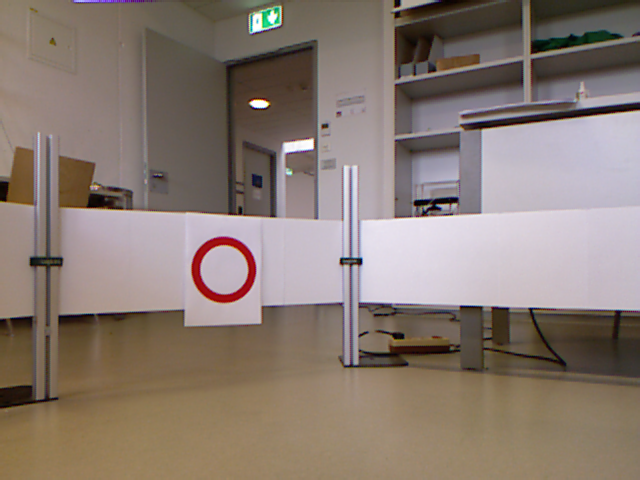
#> input picture workspaces/introduction-to-ROS/src/exercise5/imgs/live_err3.png, 640 x 480 px
$ python detect_ellipse.py   (older library calls are emulated)
#> lines starting #> are read from the running program, lines starting #| are printed output that depends on the picture; after the words box and inside, x2 and y2 are one past the last pixel; in counts of white or black regions, pixels touching at a corner belong together; long printed decimals are rounded
#!/usr/bin/env python

import cv2
import numpy as np
from matplotlib import pyplot as plt

# Load image
img = cv2.imread('../imgs/live_err3.png', 1)
#> img is the input picture: shape (480, 640, 3); mean B, G, R 114.1, 122.9, 137
img_original = img.copy()

# Tranform image to grayscale
img = cv2.cvtColor(img, cv2.COLOR_BGR2GRAY)
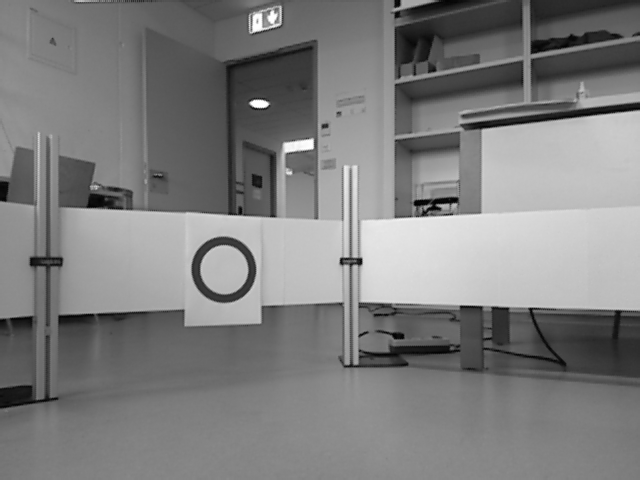
#> img: shape (480, 640); min 1, max 254, mean 126.1

# Show grayscale image
cv2.imshow("Image window", img)
cv2.waitKey(0)

# [5 lines of commented-out code are left out]

upper, _ = cv2.threshold(img, 0, 255, cv2.THRESH_BINARY + cv2.THRESH_OTSU)
#> upper = 145
lower = 0.5 * upper
#> lower = 72.5

print("lower: {0}".format(lower))
#| lower: 72.5
print("upper: {0}".format(upper))
#| upper: 145.0

# Find edges with canny
edges = cv2.Canny(img, lower, upper)
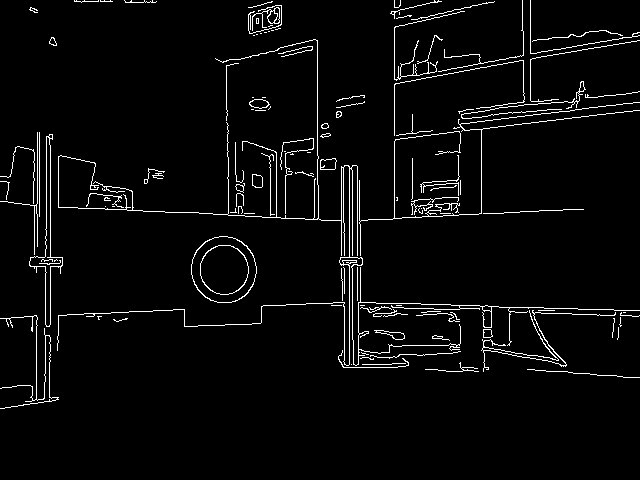
#> edges: shape (480, 640); 3.6% white in thin lines or dots, all inside (x1, y1, x2, y2) = (0, 0, 640, 409)

# Show edges
cv2.imshow("Image window", edges)
cv2.waitKey(0)

# Extract contours
img2, contours, hierarchy = cv2.findContours(edges, cv2.RETR_LIST, cv2.CHAIN_APPROX_SIMPLE)
#> contours = 147 contours, 108 with area under 20; largest, box (x1, y1, x2, y2) and area: (191, 236, 257, 303) 3390, (191, 236, 257, 303) 3334, (200, 245, 249, 295) 1878, (200, 245, 249, 295) 1838, (29, 134, 63, 327) 1103

# Draw contours
cv2.drawContours(img_original, contours, -1, (255, 0, 0), 3)
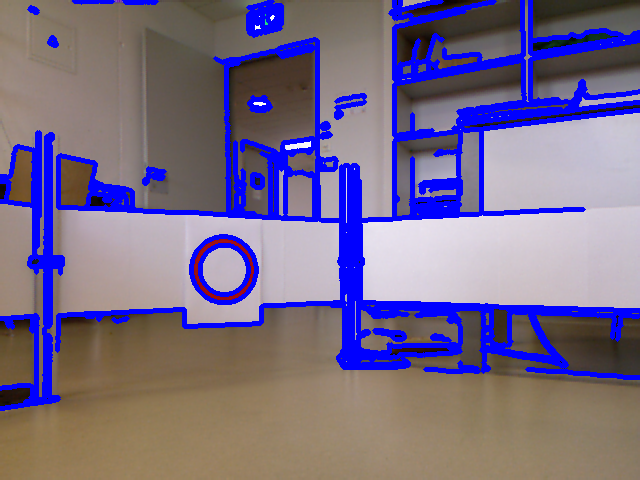
#> img_original: shape (480, 640, 3); 15.6% of pixels changed, all inside (x1, y1, x2, y2) = (0, 0, 640, 411)

# Show contours
cv2.imshow("Image window", img_original)
cv2.waitKey(0)

# Fit elipses to all extracted contours
elps = []
for cnt in contours:
    # Threshold for size of ellipses (number of pixels in contour)
    if cnt.shape[0] >= 50:
        # Checking contour ratio
        x,y,w,h = cv2.boundingRect(cnt)
        aspect_ratio = min(float(w)/h, float(h)/w)

        if(aspect_ratio > 0.9):
            ellipse = cv2.fitEllipse(cnt)
            elps.append(ellipse)
            cv2.ellipse(img, ellipse, (0, 255, 0))
            print(aspect_ratio)
#> this loop made 147 passes
#> (x, y, w, h, aspect_ratio, ellipse) on passes 42, 43, 44, 45, 76, 133: (200, 245, 49, 50, 0.98, ((223.8, 269.4), (47.88, 49.14), 179.1)), (200, 245, 49, 50, 0.98, ((223.8, 269.3), (48.37, 49.61), 174.3)), (191, 236, 66, 67, 0.985, ((223.4, 269.2), (64.24, 66.2), 164.8)), (191, 236, 66, 67, 0.985, ((223.4, 269.3), (64.78, 66.78), 166.9)), (420, 155, 40, 41, 0.976, ((434.2, 136), (69.93, 105.4), 175.7)), (394, 11, 71, 70, 0.986, ((429.7, 43.51), (52.2, 105.3), 71.34))
#> (x, y, w, h, aspect_ratio) on passes 7, 20, 28, 31, 56, 60: (370, 351, 91, 8, 0.0879), (0, 315, 59, 94, 0.628), (481, 310, 135, 62, 0.459), (360, 306, 32, 7, 0.219), (411, 197, 48, 18, 0.375), (86, 193, 38, 15, 0.395)
#| 0.98
#| 0.98
#| 0.9851
#| 0.9851
#| 0.9756
#| 0.9859
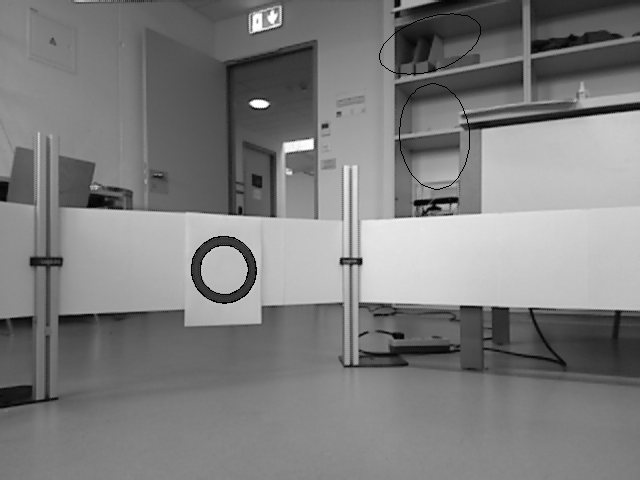
#> img: shape (480, 640); 0.3% of pixels changed, all inside (x1, y1, x2, y2) = (191, 13, 481, 304)
#> after the loop, elps = [((223.8, 269.4), (47.88, 49.14), 179.1), ((223.8, 269.3), (48.37, 49.61), 174.3), ((223.4, 269.2), (64.24, 66.2), 164.8), ((223.4, 269.3), (64.78, 66.78), 166.9), ((434.2, 136), (69.93, 105.4), 175.7), ((429.7, 43.51), (52.2, 105.3), 71.34)]

cv2.imshow("Image window", img)
cv2.waitKey()

# Find two elipses with same centers
candidates = []
for n in range(len(elps)):
    for m in range(n + 1, len(elps)):
        e1 = elps[n]
        e2 = elps[m]
        dist = np.sqrt(((e1[0][0] - e2[0][0]) ** 2 + (e1[0][1] - e2[0][1]) ** 2))
        # print dist
        if dist < 5:
            candidates.append((e1,e2))
#> this loop made 6 passes
#> after the loop, candidates = 6 items


# Preparing to extract the depth from the image
for c in candidates:

    e1 = c[0]
    e2 = c[1]

    # Draw the detections
    cv2.ellipse(img_original, e1, (0, 255, 0), 2)
    cv2.ellipse(img_original, e2, (0, 255, 0), 2)

    size = (e1[1][0]+e1[1][1])/2
    center = (e1[0][1], e1[0][0])

    x1 = int(center[0] - size / 2)
    x2 = int(center[0] + size / 2)
    x_min = x1 if x1>0 else 0
    x_max = x2 if x2<img.shape[0] else img.shape[0]

    y1 = int(center[1] - size / 2)
    y2 = int(center[1] + size / 2)
    y_min = y1 if y1 > 0 else 0
    y_max = y2 if y2 < img.shape[1] else img.shape[1]
#> this loop made 6 passes
#> (e1, e2, size, center, x1, x2, x_min, x_max) on passes 1 to 5: (((223.8, 269.4), (47.88, 49.14), 179.1), ((223.8, 269.3), (48.37, 49.61), 174.3), 48.51, (269.4, 223.8), 245, 293, 245, 293), (((223.8, 269.4), (47.88, 49.14), 179.1), ((223.4, 269.2), (64.24, 66.2), 164.8), 48.51, (269.4, 223.8), 245, 293, 245, 293), (((223.8, 269.4), (47.88, 49.14), 179.1), ((223.4, 269.3), (64.78, 66.78), 166.9), 48.51, (269.4, 223.8), 245, 293, 245, 293), (((223.8, 269.3), (48.37, 49.61), 174.3), ((223.4, 269.2), (64.24, 66.2), 164.8), 48.99, (269.3, 223.8), 244, 293, 244, 293), (((223.8, 269.3), (48.37, 49.61), 174.3), ((223.4, 269.3), (64.78, 66.78), 166.9), 48.99, (269.3, 223.8), 244, 293, 244, 293)
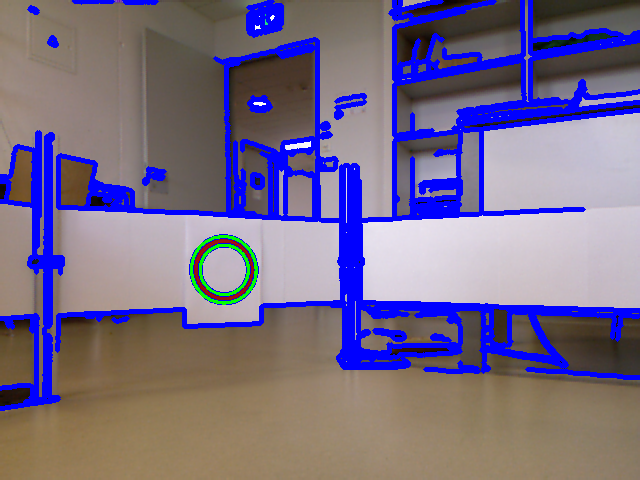
#> img_original: shape (480, 640, 3); 0.38% of pixels changed, all inside (x1, y1, x2, y2) = (190, 235, 258, 305)

    ### Here is the code for looking in the depth image


cv2.imshow("Image window", img_original)
cv2.waitKey(0)

cv2.destroyAllWindows()

$ run again, with workspaces/introduction-to-ROS/src/exercise5/imgs/ live3.png copied over workspaces/introduction-to-ROS/src/exercise5/imgs/live_err3.png
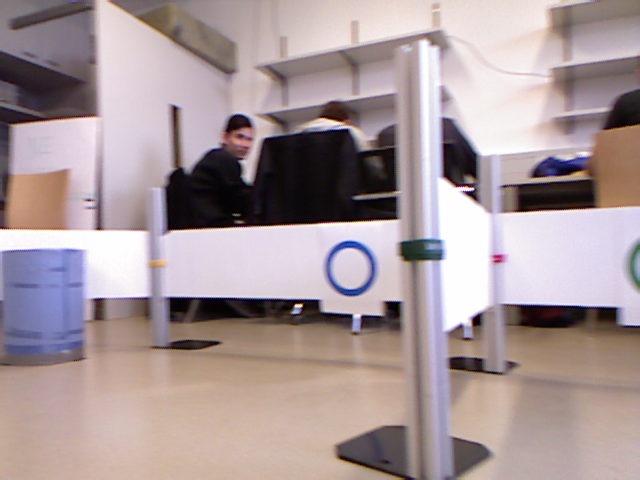
#> input picture workspaces/introduction-to-ROS/src/exercise5/imgs/ live3.png, 640 x 480 px
#> img is the input picture: shape (480, 640, 3); mean B, G, R 153.9, 152.1, 167.7
#> upper = 132
#> lower = 66
#| lower: 66.0
#| upper: 132.0
#> `edges = cv2.Canny(img, lower, upper)`:
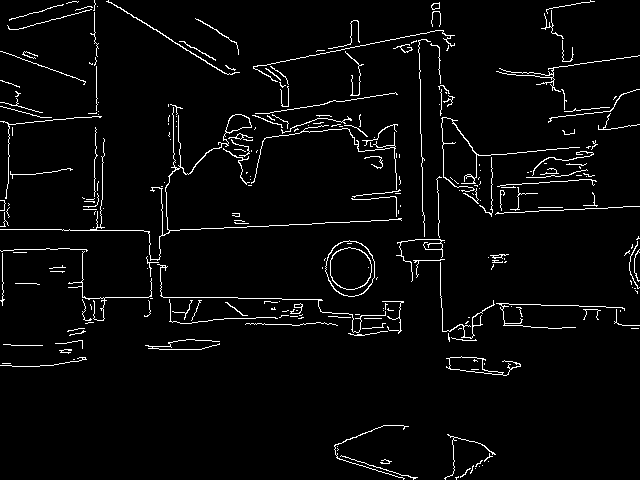
#> edges: shape (480, 640); 3.6% white in thin lines or dots
#> contours = 278 contours, 255 with area under 20; largest, box (x1, y1, x2, y2) and area: (325, 240, 375, 297) 2135, (325, 240, 375, 297) 2091, (330, 247, 372, 290) 1392, (330, 247, 372, 290) 1358, (446, 356, 521, 376) 504
#> the loop `for cnt in contours:` made 278 passes
#> (x, y, w, h, aspect_ratio, ellipse) on passes 103, 105: (330, 247, 42, 43, 0.977, ((349.9, 268.1), (41.21, 42.37), 113.1)), (330, 247, 42, 43, 0.977, ((350, 268.1), (41.66, 43.07), 111.9))
#> (printed output is left out)
#> after the loop `for cnt in contours:`: elps = [((349.9, 268.1), (41.21, 42.37), 113.1), ((350, 268.1), (41.66, 43.07), 111.9)]
#> the loop `for n in range(len(elps)):` made 2 passes
#> after the loop `for n in range(len(elps)):`: candidates = 1 item
#> the loop `for c in candidates: ` made 1 pass
#> (e1, e2, size, center, x1, x2, x_min, x_max) on pass 1: (((349.9, 268.1), (41.21, 42.37), 113.1), ((350, 268.1), (41.66, 43.07), 111.9), 41.79, (268.1, 349.9), 247, 289, 247, 289)
#> after the loop `for c in candidates:`:
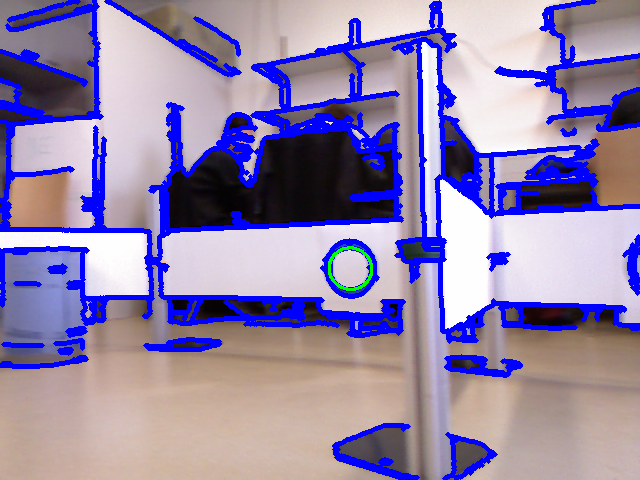
#> img_original: shape (480, 640, 3); mean B, G, R 173, 133.5, 146.6
